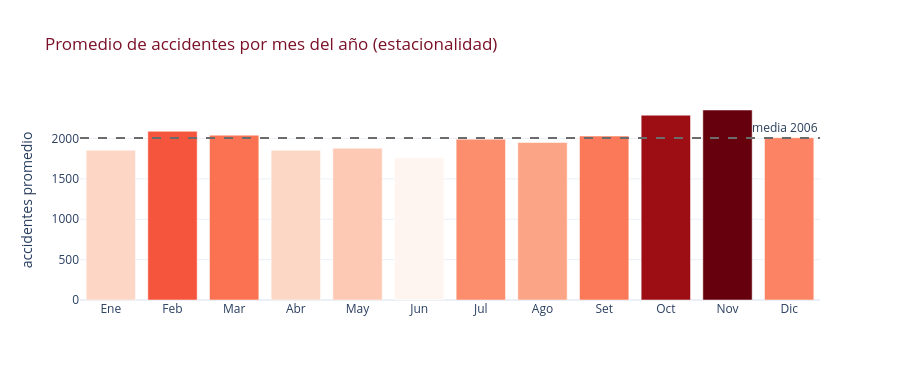

Notebook code cell kept with this figure:
### Code cell
# Estacionalidad: ¿qué meses son los más accidentados?
est = serie.groupby(serie.index.month).mean()
meses = ["Ene","Feb","Mar","Abr","May","Jun","Jul","Ago","Set","Oct","Nov","Dic"]
fig = px.bar(x=meses, y=est.values, color=est.values, color_continuous_scale="Reds",
             title="Promedio de accidentes por mes del año (estacionalidad)")
fig.add_hline(y=serie.mean(), line_dash="dash", line_color=GRIS,
              annotation_text=f"media {serie.mean():.0f}")
fig.update_layout(height=380, template=TEMPLATE, title_font_color=GRANATE,
                  xaxis_title="", yaxis_title="accidentes promedio", coloraxis_showscale=False)
fig.show()

### Figure 1 — Plotly figure (JSON) as saved in the notebook; plotly's stock layout.template omitted (floating-point values rounded to 4 significant figures)
{"data": [{"hovertemplate": "x=%{x}<br>y=%{y}<br>color=%{marker.color}<extra></extra>", "legendgroup": "", "marker": {"color": [1854.0, 2089.0, 2041.0, 1853.0, 1880.0, 1760.0, 1991.0, 1951.0, 2030.0, 2289.0, 2353.0, 2010.0], "coloraxis": "coloraxis", "pattern": {"shape": ""}}, "name": "", "orientation": "v", "showlegend": false, "textposition": "auto", "type": "bar", "x": ["Ene", "Feb", "Mar", "Abr", "May", "Jun", "Jul", "Ago", "Set", "Oct", "Nov", "Dic"], "xaxis": "x", "y": [1854.0, 2089.0, 2041.0, 1853.0, 1880.0, 1760.0, 1991.0, 1951.0, 2030.0, 2289.0, 2353.0, 2010.0], "yaxis": "y"}], "layout": {"annotations": [{"showarrow": false, "text": "media 2006", "x": 1, "xanchor": "right", "xref": "x domain", "y": 2006.0, "yanchor": "bottom", "yref": "y"}], "barmode": "relative", "coloraxis": {"colorbar": {"title": {"text": "color"}}, "colorscale": [[0, "rgb(255,245,240)"], [0.125, "rgb(254,224,210)"], [0.25, "rgb(252,187,161)"], [0.375, "rgb(252,146,114)"], [0.5, "rgb(251,106,74)"], [0.625, "rgb(239,59,44)"], [0.75, "rgb(203,24,29)"], [0.875, "rgb(165,15,21)"], [1, "rgb(103,0,13)"]], "showscale": false}, "height": 380, "legend": {"tracegroupgap": 0}, "shapes": [{"line": {"color": "#6b6b6b", "dash": "dash"}, "type": "line", "x0": 0, "x1": 1, "xref": "x domain", "y0": 2006.0, "y1": 2006.0, "yref": "y"}], "title": {"font": {"color": "#7a1128"}, "text": "Promedio de accidentes por mes del año (estacionalidad)"}, "xaxis": {"anchor": "y", "domain": [0, 1], "title": {"text": ""}}, "yaxis": {"anchor": "x", "domain": [0, 1], "title": {"text": "accidentes promedio"}}}}
